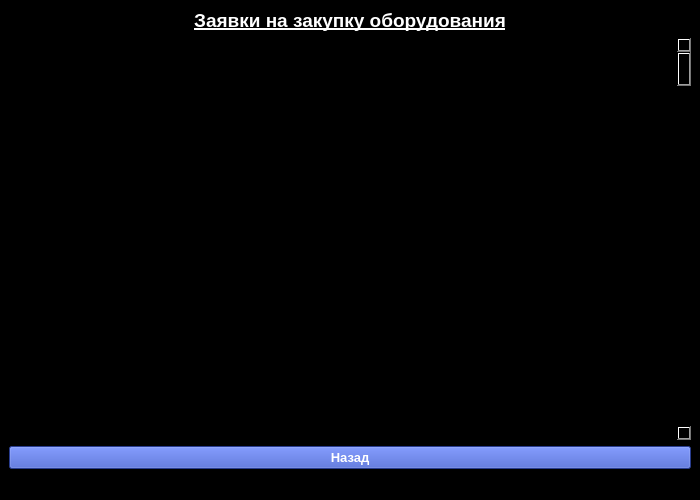
<?xml version="1.0" encoding="UTF-8"?>
<ui version="4.0">
 <class>MainWindow</class>
 <widget class="QMainWindow" name="MainWindow">
  <property name="geometry">
   <rect>
    <x>0</x>
    <y>0</y>
    <width>700</width>
    <height>500</height>
   </rect>
  </property>
  <property name="sizePolicy">
   <sizepolicy hsizetype="Minimum" vsizetype="Minimum">
    <horstretch>0</horstretch>
    <verstretch>0</verstretch>
   </sizepolicy>
  </property>
  <property name="windowTitle">
   <string>MainWindow</string>
  </property>
  <property name="styleSheet">
   <string notr="true">background-color: rgb(0, 0, 0);</string>
  </property>
  <widget class="QWidget" name="centralwidget">
   <layout class="QVBoxLayout" name="verticalLayout_3">
    <item>
     <layout class="QVBoxLayout" name="verticalLayout_2">
      <item>
       <layout class="QVBoxLayout" name="verticalLayout">
        <item>
         <widget class="QLabel" name="label_request">
          <property name="sizePolicy">
           <sizepolicy hsizetype="Preferred" vsizetype="Fixed">
            <horstretch>0</horstretch>
            <verstretch>0</verstretch>
           </sizepolicy>
          </property>
          <property name="font">
           <font>
            <pointsize>14</pointsize>
            <weight>75</weight>
            <bold>true</bold>
            <underline>true</underline>
           </font>
          </property>
          <property name="styleSheet">
           <string notr="true">color: rgb(255, 255, 255);</string>
          </property>
          <property name="text">
           <string>Заявки на закупку оборудования</string>
          </property>
          <property name="alignment">
           <set>Qt::AlignCenter</set>
          </property>
         </widget>
        </item>
        <item alignment="Qt::AlignRight">
         <widget class="QScrollBar" name="verticalScrollBar">
          <property name="orientation">
           <enum>Qt::Vertical</enum>
          </property>
         </widget>
        </item>
        <item>
         <widget class="QPushButton" name="pushButton_back">
          <property name="font">
           <font>
            <pointsize>10</pointsize>
            <weight>75</weight>
            <bold>true</bold>
           </font>
          </property>
          <property name="styleSheet">
           <string notr="true">color: rgb(255, 255, 255);
background-color: rgb(56, 84, 199);</string>
          </property>
          <property name="text">
           <string>Назад</string>
          </property>
         </widget>
        </item>
       </layout>
      </item>
     </layout>
    </item>
   </layout>
  </widget>
  <widget class="QMenuBar" name="menubar">
   <property name="geometry">
    <rect>
     <x>0</x>
     <y>0</y>
     <width>700</width>
     <height>26</height>
    </rect>
   </property>
  </widget>
  <widget class="QStatusBar" name="statusbar"/>
 </widget>
 <resources/>
 <connections/>
</ui>
